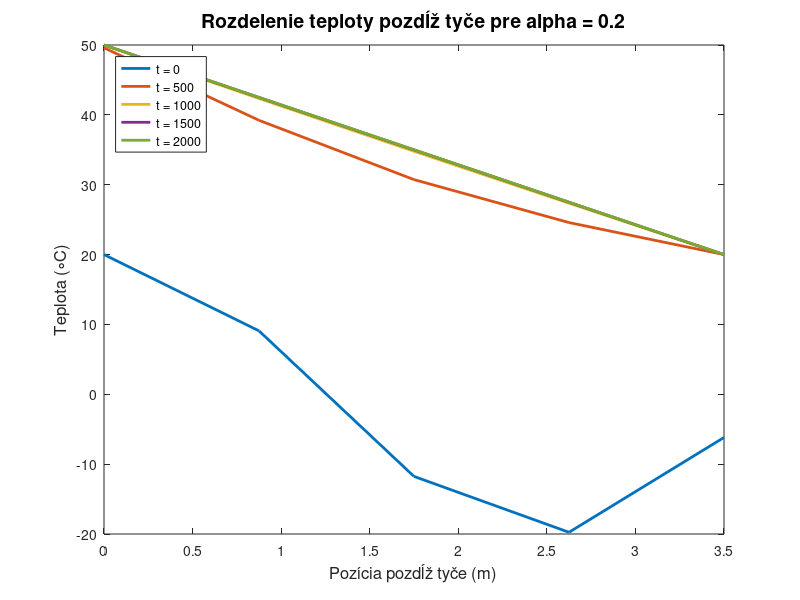

Here is the MATLAB script that generated this plot:
L = 3.5; % length of the rod
T0 = 20; % temperature at the beginning of the rod (t = 0)
Ts = 20; % temperature at the end of the rod (x = L)
b = 0.0001; % diffusion coefficient
alphas = [0.2, 0.5, 1]; % calculation coefficients
dx = 1; % spatial step size
dt = 20 % time step size

% calculate number of points in space and time
nx = round(L/dx) + 1;
nt = round(2000./dt) + 1;

% initialize temperature arrays
T = zeros(nx, nt);

% set initial conditions
x = linspace(0, L, nx);
T(:,1) = 20*cos(2*pi*x/5);

% iterate over time and space and calculate temperature
for a = 1:length(alphas)
    alpha = alphas(a);
  for j = 2:nt
      % apply the boundary condition at x=0
      T(1,j) = 30*tanh(0.005*(j-1)*dt) + 20;
      % apply the boundary condition at x=L
      T(end,j) = Ts;
      % update the temperature profile in the interior
      for i = 2:nx-1
          T(i,j) = T(i,j-1) + alpha * (T(i+1,j-1) - 2*T(i,j-1) + T(i-1,j-1));
      end
   end
   
     
    % select time values for plotting
    t_values = round(linspace(1, nt, 5));

    % plot temperature distribution along the rod for each time value
    for i = 1:length(t_values)
        % get temperature profile at given time
        T_t = T(:, t_values(i));
        % plot temperature profile
        plot(x, T_t, 'LineWidth', 2);
        hold on;
    end
    
    % add labels and legend
    xlabel('Pozícia pozdĺž tyče (m)', 'FontSize', 12);
    ylabel('Teplota (\circC)', 'FontSize', 12);
    title(sprintf('Rozdelenie teploty pozdĺž tyče pre alpha = %g', alpha), 'FontSize', 14);
    legend('t = 0', 't = 500', 't = 1000', 't = 1500', 't = 2000', 'Location', 'northwest');
    
    if alpha == 0.2
        break
    endif
    % clear plot for next iteration
    hold off;
end